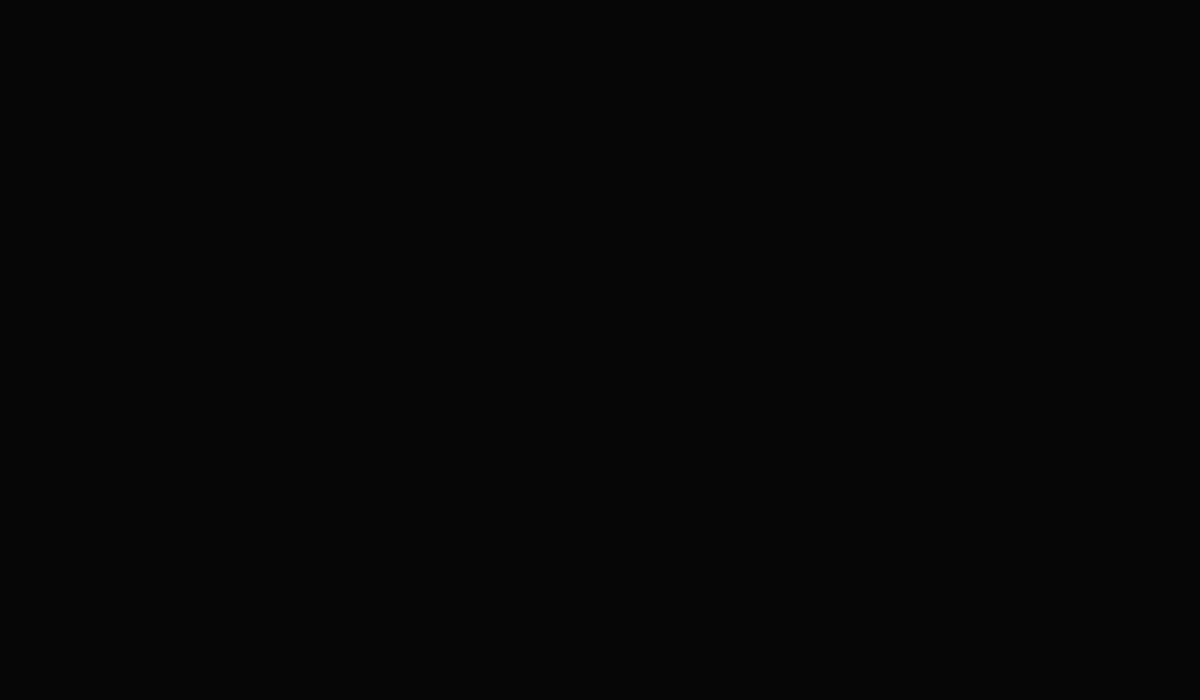
Frame 1 (no input)
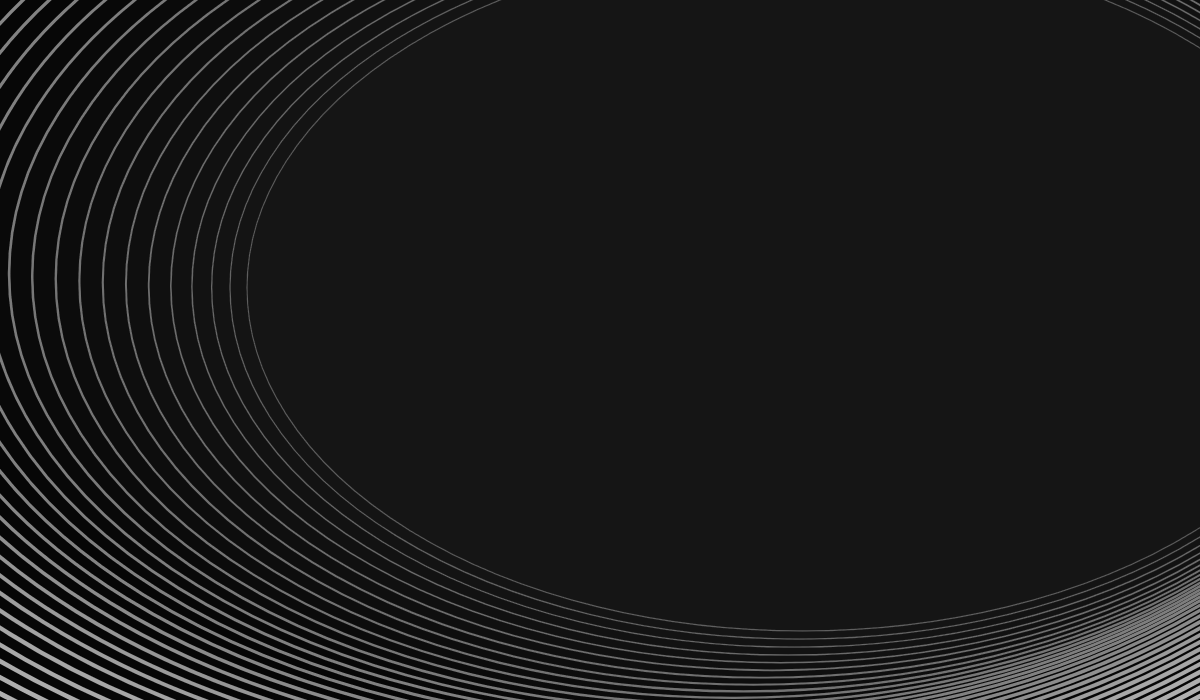
Frame 60 (no input)
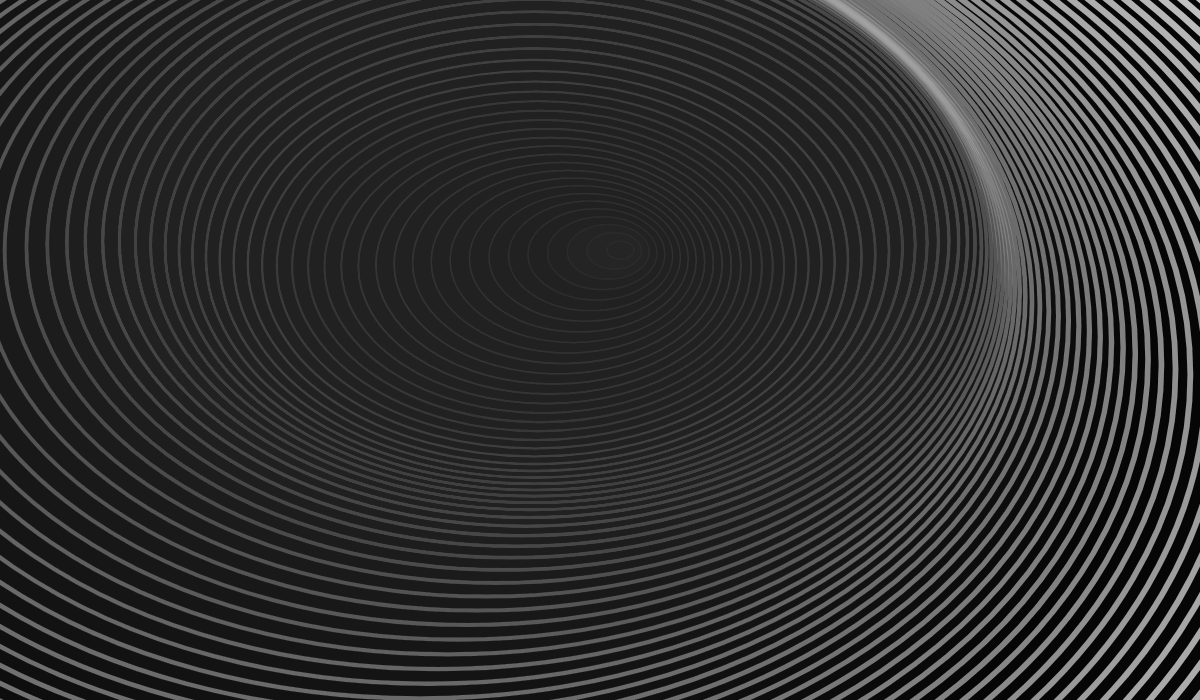
Frame 120 (the mouse pressed at the canvas centre since frame 60)

The p5.js sketch that drew these frames (run headless with seeded random() and noise() and a simulated clock; from frame 60 on, the mouse is pressed at the canvas centre):

// p5.js sketch
// ── sketch.js
let COUNTER = ""
const SPEED = 0.00915
const SIZE = 1 // increase in decimals
const AMOUNT = 100
const RANDOM1 = 0.5
const RANDOM2 = 5
const SPREAD = 4
const MAX_WIDTH = 1400
const MAX_HEIGHT = 700

let xoff = 0
let yoff = 1
let colorOff = 100
let spreadSeed = 50
let blobState = []

const tripleSize = SIZE * 3
const halfSize = SIZE / 2
const oneDot5Size = SIZE * 1.5
const halfAmount = AMOUNT / 2
let longEdge
let shortEdge
let spreadX
let spreadY
const alpha = (80 / AMOUNT) * 10

let mouseOver = false

function setup() {
	const w = windowWidth > MAX_WIDTH ? MAX_WIDTH : windowWidth
	const h = windowHeight > MAX_HEIGHT ? MAX_HEIGHT : windowHeight
	longEdge = w > h ? w : h
	shortEdge = h > w ? h : w
	spreadX = (w / 100) * SPREAD
	spreadY = (h / 100) * SPREAD

	createCanvas(w, h)
}

function draw() {
	if (COUNTER !== "" && COUNTER === 2) noLoop()
	else COUNTER += 1

	background(6)
	let x = map(noise(xoff), 0, 1, 0, width)
	let y = map(noise(yoff), 0, 1, 0, height)

	blobState = createBlobs(blobState, AMOUNT, x, y)
	// console.log(blobState)

	for (let i = blobState.length - 1; i >= 0; i--) {
		const alphaStroke = map(i, AMOUNT, 0, 20, 300)
		fill(blobState[i].color, map(i, 0, AMOUNT, 0, alpha))
		strokeWeight(map(i, blobState.length, 0, 1, 9))
		stroke(255, alphaStroke)
		ellipse(
			blobState[i].x,
			blobState[i].y,
			blobState[i].sizeX,
			blobState[i].sizeY
		)
	}
	// blobState.forEach((e, i) => {
	// 	const alpha = map(i, blobState.length, 0, 20, 90)
	// 	fill(e.color, alpha * 0.1)
	// 	strokeWeight(map(i, blobState.length, 0, 1, 14))
	// 	stroke(map(e.color, 0, 255, 255, 0), alpha)
	// 	ellipse(e.x, e.y, e.size)
	// })

	xoff += SPEED
	yoff += SPEED
	spreadSeed += 0.1
	colorOff += 0.0015
}

//*'''''''''''############

function createBlobs(state, amount, xSeed, ySeed) {
	let newState = []
	state.forEach((e, i) => {
		newState[(i += 1)] = e
	})
	while (newState.length > amount) newState.pop()

	const colorOffNoise = noise(colorOff)

	for (let i = 0; i < amount; i++) {
		if (i === 0) {
			const randomValue = map(colorOffNoise, 0, 1, RANDOM1, RANDOM2)
			const color = calcColor(i, randomValue)
			const [sizeX, sizeY] = calcSize(i, randomValue)

			newState[0] = {
				x: xSeed,
				y: ySeed,
				color: 255,
				sizeX,
				sizeY,
				color,
				randomValue,
			}
		} else if (state[i - 1] !== undefined) {
			// * color
			const color = calcColor(i, newState[i].randomValue)
			// * size
			const [sizeX, sizeY] = calcSize(i, newState[i].randomValue)
			// * Position
			const [x, y] = calcPosition(i, newState[i].randomValue)
			//* Push State
			newState[i] = {
				...newState[i],
				x: x,
				y: y,
				sizeX,
				sizeY,
				color,
			}
		} else {
			return newState
		}
	}

	// ###################
	// * Functions
	// ###################

	function calcColor(index, randomVal = 0) {
		if (index === 0) {
			return map(noise(colorOff + randomVal), 0, 1, 0, 50)
		}
		return min(
			(map(noise(colorOff + newState[index - 1].randomValue), 0, 1, 0, 70) +
				newState[index - 1].color) /
				2 +
				map(index, 0, amount, 0, 30),
			120
		)
	}

	function calcPosition(index, randomValue) {
		if (index === 0) {
			const randomFactor = 1
			const spreadFactor = 1 / (index < halfAmount ? index : halfAmount)

			const a = newState[index]
			// console.log("a:", a)
			const b = newState[index - 1]
			// console.log("b: ", b)
			const x = (b.x - a.x) * randomFactor * spreadFactor + a.x
			const y = (b.y - a.y) * randomFactor * spreadFactor + a.y
			return [x, y]
		} else {
			const relativeProgress = index / amount
			const uniqueColorOff = colorOff + randomValue

			const randomFactor = map(noise(uniqueColorOff), 0, 1, 0.005, 1)
			const randomMovementX =
				map(noise(uniqueColorOff), 0, 1, -spreadX, spreadX) *
				sin(map(noise(uniqueColorOff), 0, 1, -360, 360)) *
				relativeProgress
			const randomMovementY =
				map(noise(uniqueColorOff + RANDOM2), 0, 1, -spreadY, spreadY) *
				cos(map(noise(uniqueColorOff), 0, 1, -360, 360)) *
				relativeProgress

			const spreadFactor = 1 / (index < halfAmount ? index : halfAmount)
			const a = newState[index]
			const b = newState[index - 1]

			const x =
				(b.x - a.x) * randomFactor * spreadFactor + a.x + randomMovementX

			const y =
				(b.y - a.y) * randomFactor * spreadFactor + a.y + randomMovementY
			return [x, y]
		}
	}

	function calcSize(index, randomValue = 0) {
		const totalLengthX =
			longEdge *
			map(noise(colorOff + randomValue + 100), 0, 1, halfSize, tripleSize)
		const totalLengthY =
			longEdge * map(noise(colorOff + randomValue), 0, 1, halfSize, tripleSize)
		const splittedSizeX = totalLengthX / amount
		const splittedSizeY = totalLengthY / amount
		const sizeX = Math.max(totalLengthX - index * splittedSizeX, 2)
		const sizeY = Math.max(totalLengthY - index * splittedSizeY, 2)

		return [sizeX, sizeY]
	}

	return newState
}

window.addEventListener("DOMContentLoaded", () => {
	console.log("added")
	document.body.addEventListener("mouseover", () => {
		mouseOver = true
	})
	document.body.addEventListener("mouseout", () => {
		mouseOver = false
	})
})
